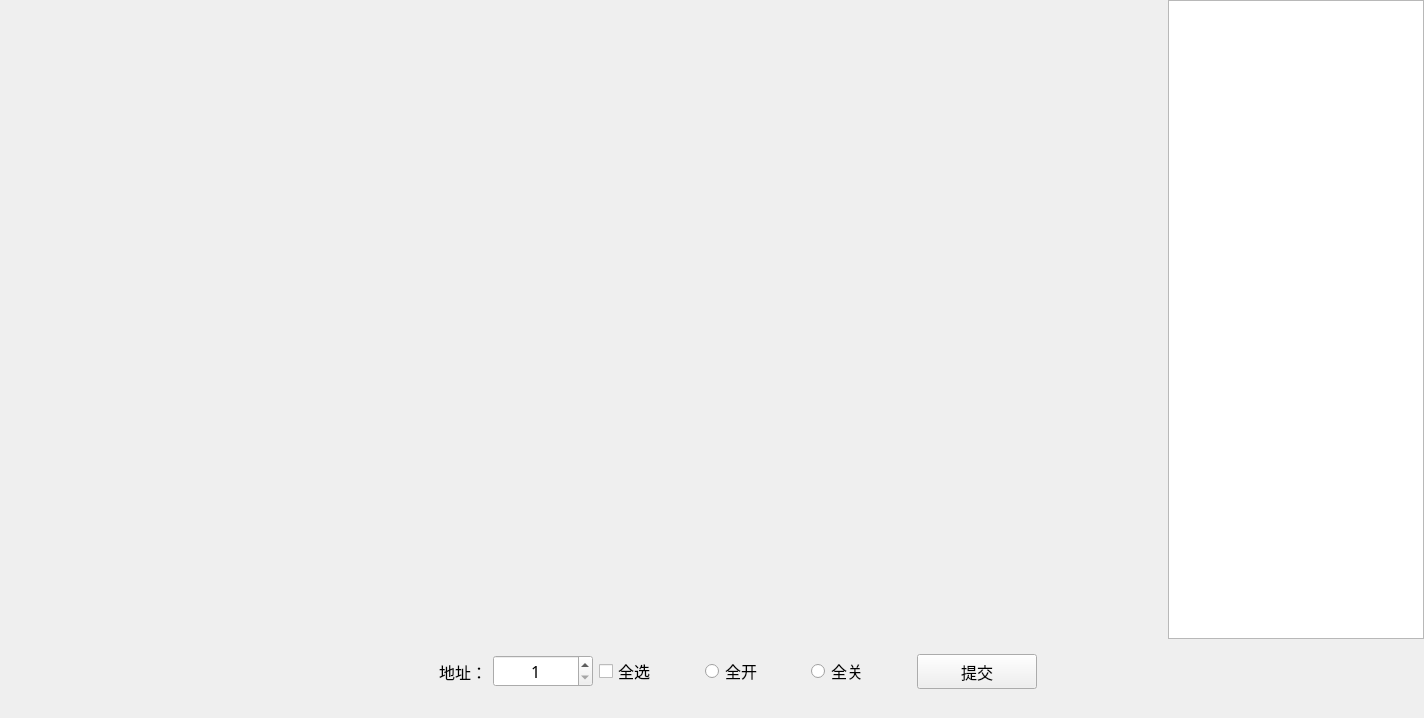
<?xml version="1.0" encoding="UTF-8"?>
<ui version="4.0">
 <class>MSet_SwWid</class>
 <widget class="QWidget" name="MSet_SwWid">
  <property name="geometry">
   <rect>
    <x>0</x>
    <y>0</y>
    <width>1424</width>
    <height>718</height>
   </rect>
  </property>
  <property name="font">
   <font>
    <family>微软雅黑</family>
    <pointsize>12</pointsize>
   </font>
  </property>
  <property name="windowTitle">
   <string>Form</string>
  </property>
  <layout class="QGridLayout" name="gridLayout_2">
   <property name="leftMargin">
    <number>0</number>
   </property>
   <property name="topMargin">
    <number>0</number>
   </property>
   <property name="rightMargin">
    <number>0</number>
   </property>
   <property name="bottomMargin">
    <number>20</number>
   </property>
   <property name="horizontalSpacing">
    <number>0</number>
   </property>
   <item row="0" column="0">
    <layout class="QHBoxLayout" name="horizontalLayout">
     <item>
      <widget class="QWidget" name="widget" native="true">
       <property name="sizePolicy">
        <sizepolicy hsizetype="Preferred" vsizetype="Preferred">
         <horstretch>200</horstretch>
         <verstretch>0</verstretch>
        </sizepolicy>
       </property>
       <property name="minimumSize">
        <size>
         <width>800</width>
         <height>400</height>
        </size>
       </property>
       <layout class="QGridLayout" name="gridLayout">
        <item row="5" column="1">
         <widget class="QWidget" name="widget_17" native="true">
          <property name="styleSheet">
           <string notr="true"/>
          </property>
         </widget>
        </item>
        <item row="5" column="2">
         <widget class="QWidget" name="widget_18" native="true">
          <property name="styleSheet">
           <string notr="true"/>
          </property>
         </widget>
        </item>
        <item row="3" column="2">
         <widget class="QWidget" name="widget_12" native="true">
          <property name="styleSheet">
           <string notr="true"/>
          </property>
         </widget>
        </item>
        <item row="3" column="1">
         <widget class="QWidget" name="widget_11" native="true">
          <property name="styleSheet">
           <string notr="true"/>
          </property>
         </widget>
        </item>
        <item row="4" column="1">
         <widget class="QWidget" name="widget_14" native="true">
          <property name="styleSheet">
           <string notr="true"/>
          </property>
         </widget>
        </item>
        <item row="4" column="0">
         <widget class="QWidget" name="widget_13" native="true">
          <property name="styleSheet">
           <string notr="true"/>
          </property>
         </widget>
        </item>
        <item row="4" column="2">
         <widget class="QWidget" name="widget_15" native="true">
          <property name="styleSheet">
           <string notr="true"/>
          </property>
         </widget>
        </item>
        <item row="8" column="2">
         <widget class="QWidget" name="widget_24" native="true">
          <property name="styleSheet">
           <string notr="true"/>
          </property>
         </widget>
        </item>
        <item row="3" column="0">
         <widget class="QWidget" name="widget_10" native="true">
          <property name="styleSheet">
           <string notr="true"/>
          </property>
         </widget>
        </item>
        <item row="2" column="2">
         <widget class="QWidget" name="widget_9" native="true">
          <property name="styleSheet">
           <string notr="true"/>
          </property>
         </widget>
        </item>
        <item row="2" column="1">
         <widget class="QWidget" name="widget_8" native="true">
          <property name="styleSheet">
           <string notr="true"/>
          </property>
         </widget>
        </item>
        <item row="1" column="0">
         <widget class="QWidget" name="widget_4" native="true">
          <property name="styleSheet">
           <string notr="true"/>
          </property>
         </widget>
        </item>
        <item row="0" column="0">
         <widget class="QWidget" name="widget_1" native="true">
          <property name="styleSheet">
           <string notr="true"/>
          </property>
         </widget>
        </item>
        <item row="1" column="2">
         <widget class="QWidget" name="widget_6" native="true">
          <property name="styleSheet">
           <string notr="true"/>
          </property>
         </widget>
        </item>
        <item row="0" column="1">
         <widget class="QWidget" name="widget_2" native="true">
          <property name="styleSheet">
           <string notr="true"/>
          </property>
         </widget>
        </item>
        <item row="2" column="0">
         <widget class="QWidget" name="widget_7" native="true">
          <property name="styleSheet">
           <string notr="true"/>
          </property>
         </widget>
        </item>
        <item row="1" column="1">
         <widget class="QWidget" name="widget_5" native="true">
          <property name="styleSheet">
           <string notr="true"/>
          </property>
         </widget>
        </item>
        <item row="0" column="2">
         <widget class="QWidget" name="widget_3" native="true">
          <property name="styleSheet">
           <string notr="true"/>
          </property>
         </widget>
        </item>
        <item row="6" column="2">
         <widget class="QWidget" name="widget_21" native="true">
          <property name="styleSheet">
           <string notr="true"/>
          </property>
         </widget>
        </item>
        <item row="5" column="0">
         <widget class="QWidget" name="widget_16" native="true">
          <property name="styleSheet">
           <string notr="true"/>
          </property>
         </widget>
        </item>
        <item row="8" column="0">
         <widget class="QWidget" name="widget_22" native="true">
          <property name="styleSheet">
           <string notr="true"/>
          </property>
         </widget>
        </item>
        <item row="8" column="1">
         <widget class="QWidget" name="widget_23" native="true">
          <property name="styleSheet">
           <string notr="true"/>
          </property>
         </widget>
        </item>
        <item row="6" column="0">
         <widget class="QWidget" name="widget_19" native="true">
          <property name="styleSheet">
           <string notr="true"/>
          </property>
         </widget>
        </item>
        <item row="6" column="1">
         <widget class="QWidget" name="widget_20" native="true">
          <property name="styleSheet">
           <string notr="true"/>
          </property>
         </widget>
        </item>
       </layout>
      </widget>
     </item>
     <item>
      <widget class="QTextEdit" name="textEdit">
       <property name="sizePolicy">
        <sizepolicy hsizetype="Expanding" vsizetype="Expanding">
         <horstretch>0</horstretch>
         <verstretch>0</verstretch>
        </sizepolicy>
       </property>
       <property name="minimumSize">
        <size>
         <width>200</width>
         <height>400</height>
        </size>
       </property>
       <property name="maximumSize">
        <size>
         <width>16777215</width>
         <height>16777215</height>
        </size>
       </property>
       <property name="font">
        <font>
         <family>微软雅黑</family>
         <pointsize>12</pointsize>
        </font>
       </property>
      </widget>
     </item>
    </layout>
   </item>
   <item row="1" column="0">
    <widget class="QWidget" name="widget_25" native="true">
     <layout class="QHBoxLayout" name="horizontalLayout_2">
      <item>
       <spacer name="horizontalSpacer">
        <property name="orientation">
         <enum>Qt::Horizontal</enum>
        </property>
        <property name="sizeHint" stdset="0">
         <size>
          <width>40</width>
          <height>20</height>
         </size>
        </property>
       </spacer>
      </item>
      <item>
       <widget class="QLabel" name="label">
        <property name="minimumSize">
         <size>
          <width>100</width>
          <height>30</height>
         </size>
        </property>
        <property name="font">
         <font>
          <family>微软雅黑</family>
          <pointsize>12</pointsize>
         </font>
        </property>
        <property name="text">
         <string>地址：</string>
        </property>
        <property name="alignment">
         <set>Qt::AlignRight|Qt::AlignTrailing|Qt::AlignVCenter</set>
        </property>
       </widget>
      </item>
      <item>
       <widget class="QSpinBox" name="spinBox">
        <property name="minimumSize">
         <size>
          <width>100</width>
          <height>30</height>
         </size>
        </property>
        <property name="font">
         <font>
          <family>微软雅黑</family>
          <pointsize>12</pointsize>
         </font>
        </property>
        <property name="alignment">
         <set>Qt::AlignCenter</set>
        </property>
        <property name="minimum">
         <number>1</number>
        </property>
       </widget>
      </item>
      <item>
       <widget class="QCheckBox" name="checkBox">
        <property name="minimumSize">
         <size>
          <width>100</width>
          <height>30</height>
         </size>
        </property>
        <property name="font">
         <font>
          <family>微软雅黑</family>
          <pointsize>12</pointsize>
         </font>
        </property>
        <property name="text">
         <string>全选</string>
        </property>
       </widget>
      </item>
      <item>
       <widget class="QRadioButton" name="openRadio">
        <property name="minimumSize">
         <size>
          <width>100</width>
          <height>30</height>
         </size>
        </property>
        <property name="font">
         <font>
          <family>微软雅黑</family>
          <pointsize>12</pointsize>
         </font>
        </property>
        <property name="text">
         <string>全开</string>
        </property>
       </widget>
      </item>
      <item>
       <widget class="QRadioButton" name="closeRadio">
        <property name="minimumSize">
         <size>
          <width>100</width>
          <height>30</height>
         </size>
        </property>
        <property name="font">
         <font>
          <family>微软雅黑</family>
          <pointsize>12</pointsize>
         </font>
        </property>
        <property name="text">
         <string>全关</string>
        </property>
       </widget>
      </item>
      <item>
       <widget class="QPushButton" name="pushButton">
        <property name="minimumSize">
         <size>
          <width>120</width>
          <height>35</height>
         </size>
        </property>
        <property name="font">
         <font>
          <family>微软雅黑</family>
          <pointsize>12</pointsize>
         </font>
        </property>
        <property name="text">
         <string>提交</string>
        </property>
       </widget>
      </item>
      <item>
       <spacer name="horizontalSpacer_2">
        <property name="orientation">
         <enum>Qt::Horizontal</enum>
        </property>
        <property name="sizeHint" stdset="0">
         <size>
          <width>40</width>
          <height>20</height>
         </size>
        </property>
       </spacer>
      </item>
     </layout>
    </widget>
   </item>
  </layout>
 </widget>
 <resources/>
 <connections/>
</ui>
